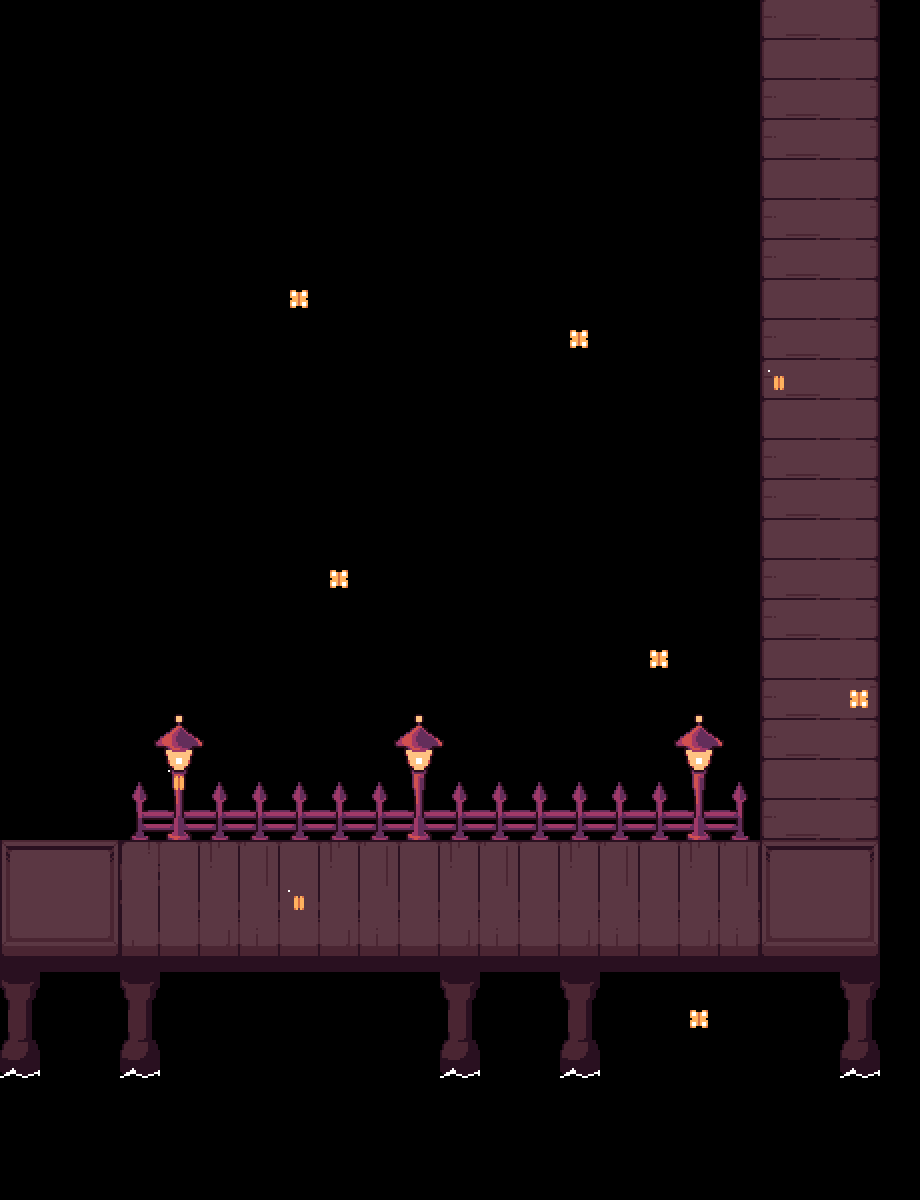

A level layout from a 2D game, rendered from its tile map. Below: a short description, then the map file with its tile-grid data intact:
An orthogonal 23x30 tile map with 40x40 px tiles, 3 tile layers (Tile Layer 1, fences, butterflies) and 10 objects (evergroves_bg2, eglift_2, interactable, krlift, suslift).

<map version="1.11" tiledversion="1.11.0" orientation="orthogonal" renderorder="right-down" width="23" height="30" tilewidth="40" tileheight="40" infinite="0" nextlayerid="11" nextobjectid="21">
 <editorsettings>
  <export target="data.lua" format="lua" />
 </editorsettings>
 <properties>
  <property name="border" value="evergroves" />
  <property name="depths" type="bool" value="true" />
  <property name="music" value="mus_evergroves" />
 </properties>
 <tileset firstgid="1" source="../../../tilesets/evergroves.tsx" />
 <objectgroup id="8" name="objects_bg">
  <object id="5" name="evergroves_bg2" x="0" y="0">
   <point />
  </object>
 </objectgroup>
 <layer id="1" name="Tile Layer 1" width="23" height="30">
  <data encoding="csv">
0,0,0,0,0,0,0,0,0,0,0,0,0,0,0,0,0,0,0,215,216,217,0,
0,0,0,0,0,0,0,0,0,0,0,0,0,0,0,0,0,0,0,282,283,284,0,
0,0,0,0,0,0,0,0,0,0,0,0,0,0,0,0,0,0,0,349,350,351,0,
0,0,0,0,0,0,0,0,0,0,0,0,0,0,0,0,0,0,0,215,216,217,0,
0,0,0,0,0,0,0,0,0,0,0,0,0,0,0,0,0,0,0,282,283,284,0,
0,0,0,0,0,0,0,0,0,0,0,0,0,0,0,0,0,0,0,349,350,351,0,
0,0,0,0,0,0,0,0,0,0,0,0,0,0,0,0,0,0,0,215,216,217,0,
0,0,0,0,0,0,0,0,0,0,0,0,0,0,0,0,0,0,0,282,283,284,0,
0,0,0,0,0,0,0,0,0,0,0,0,0,0,0,0,0,0,0,349,350,351,0,
0,0,0,0,0,0,0,0,0,0,0,0,0,0,0,0,0,0,0,215,216,217,0,
0,0,0,0,0,0,0,0,0,0,0,0,0,0,0,0,0,0,0,282,283,284,0,
0,0,0,0,0,0,0,0,0,0,0,0,0,0,0,0,0,0,0,349,350,351,0,
0,0,0,0,0,0,0,0,0,0,0,0,0,0,0,0,0,0,0,215,216,217,0,
0,0,0,0,0,0,0,0,0,0,0,0,0,0,0,0,0,0,0,282,283,284,0,
0,0,0,0,0,0,0,0,0,0,0,0,0,0,0,0,0,0,0,349,350,351,0,
0,0,0,0,0,0,0,0,0,0,0,0,0,0,0,0,0,0,0,215,216,217,0,
0,0,0,0,0,0,0,0,0,0,0,0,0,0,0,0,0,0,0,282,283,284,0,
0,0,0,0,0,0,0,0,0,0,0,0,0,0,0,0,0,0,0,349,350,351,0,
0,0,0,0,0,0,0,0,0,0,0,0,0,0,0,0,0,0,0,215,216,217,0,
0,0,0,0,0,0,0,0,0,0,0,0,0,0,0,0,0,0,0,282,283,284,0,
0,0,0,0,0,0,0,0,0,0,0,0,0,0,0,0,0,0,0,349,350,351,0,
422,423,424,413,271,272,273,271,272,273,271,272,273,271,272,273,271,272,273,422,423,424,0,
489,490,491,480,338,339,340,338,339,340,338,339,340,338,339,340,338,339,340,489,490,491,0,
556,557,558,547,405,406,407,405,406,407,405,406,407,405,406,407,405,406,407,556,557,558,0,
472,624,625,472,615,473,474,615,473,474,615,472,474,615,472,474,615,473,474,623,624,472,0,
539,0,0,539,0,0,0,0,0,0,0,539,0,0,539,0,0,0,0,0,0,539,0,
606,0,0,606,0,0,0,0,0,0,0,606,0,0,606,0,0,0,0,0,0,606,0,
0,0,0,0,0,0,0,0,0,0,0,0,0,0,0,0,0,0,0,0,0,0,0,
0,0,0,0,0,0,0,0,0,0,0,0,0,0,0,0,0,0,0,0,0,0,0,
0,0,0,0,0,0,0,0,0,0,0,0,0,0,0,0,0,0,0,0,0,0,0
</data>
 </layer>
 <layer id="9" name="fences" width="23" height="30">
  <data encoding="csv">
0,0,0,0,0,0,0,0,0,0,0,0,0,0,0,0,0,0,0,0,0,0,0,
0,0,0,0,0,0,0,0,0,0,0,0,0,0,0,0,0,0,0,0,0,0,0,
0,0,0,0,0,0,0,0,0,0,0,0,0,0,0,0,0,0,0,0,0,0,0,
0,0,0,0,0,0,0,0,0,0,0,0,0,0,0,0,0,0,0,0,0,0,0,
0,0,0,0,0,0,0,0,0,0,0,0,0,0,0,0,0,0,0,0,0,0,0,
0,0,0,0,0,0,0,0,0,0,0,0,0,0,0,0,0,0,0,0,0,0,0,
0,0,0,0,0,0,0,0,0,0,0,0,0,0,0,0,0,0,0,0,0,0,0,
0,0,0,0,0,0,0,0,0,0,0,0,0,0,0,0,0,0,0,0,0,0,0,
0,0,0,0,0,0,0,0,0,0,0,0,0,0,0,0,0,0,0,0,0,0,0,
0,0,0,0,0,0,0,0,0,0,0,0,0,0,0,0,0,0,0,0,0,0,0,
0,0,0,0,0,0,0,0,0,0,0,0,0,0,0,0,0,0,0,0,0,0,0,
0,0,0,0,0,0,0,0,0,0,0,0,0,0,0,0,0,0,0,0,0,0,0,
0,0,0,0,0,0,0,0,0,0,0,0,0,0,0,0,0,0,0,0,0,0,0,
0,0,0,0,0,0,0,0,0,0,0,0,0,0,0,0,0,0,0,0,0,0,0,
0,0,0,0,0,0,0,0,0,0,0,0,0,0,0,0,0,0,0,0,0,0,0,
0,0,0,0,0,0,0,0,0,0,0,0,0,0,0,0,0,0,0,0,0,0,0,
0,0,0,0,0,0,0,0,0,0,0,0,0,0,0,0,0,0,0,0,0,0,0,
0,0,0,2,3,0,0,0,0,0,3,0,0,0,0,0,0,3,0,0,0,0,0,
0,0,0,69,70,71,0,0,0,69,70,71,0,0,0,0,69,70,71,0,0,0,0,
0,0,0,136,137,138,138,138,138,138,137,138,138,138,138,138,138,137,140,0,0,0,0,
0,0,0,203,204,205,205,205,205,205,204,205,205,205,205,205,205,204,207,0,0,0,0,
0,0,0,0,0,0,0,0,0,0,0,0,0,0,0,0,0,0,0,0,0,0,0,
0,0,0,0,0,0,0,0,0,0,0,0,0,0,0,0,0,0,0,0,0,0,0,
0,0,0,0,0,0,0,0,0,0,0,0,0,0,0,0,0,0,0,0,0,0,0,
0,0,0,0,0,0,0,0,0,0,0,0,0,0,0,0,0,0,0,0,0,0,0,
0,0,0,0,0,0,0,0,0,0,0,0,0,0,0,0,0,0,0,0,0,0,0,
952,0,0,952,0,0,0,0,0,0,0,952,0,0,952,0,0,0,0,0,0,952,0,
0,0,0,0,0,0,0,0,0,0,0,0,0,0,0,0,0,0,0,0,0,0,0,
0,0,0,0,0,0,0,0,0,0,0,0,0,0,0,0,0,0,0,0,0,0,0,
0,0,0,0,0,0,0,0,0,0,0,0,0,0,0,0,0,0,0,0,0,0,0
</data>
 </layer>
 <objectgroup color="#0000ff" id="2" name="collision">
  <object id="13" x="0" y="840" width="760" />
  <object id="14" x="0" y="840" height="120" />
  <object id="15" x="0" y="960" width="880" />
  <object id="16" x="880" y="0" height="960" />
  <object id="17" x="760" y="0" height="840" />
 </objectgroup>
 <objectgroup color="#ff0000" id="3" name="paths" />
 <objectgroup color="#ff00ff" id="4" name="objects">
  <object id="3" name="eglift_2" x="0" y="-40">
   <point />
  </object>
  <object id="20" name="interactable" x="20" y="840" width="80" height="40">
   <properties>
    <property name="text1" value="* This lift will take you to the evergroves." />
    <property name="text2" value="* Unfortunately,[wait:5] you're already there." />
   </properties>
  </object>
 </objectgroup>
 <layer id="10" name="butterflies" width="23" height="30">
  <data encoding="csv">
0,0,0,0,0,0,0,0,0,0,0,0,0,0,0,0,0,0,0,0,0,0,0,
0,0,0,0,0,0,0,0,0,0,0,0,0,0,0,0,0,0,0,0,0,0,0,
0,0,0,0,0,0,0,0,0,0,0,0,0,0,0,0,0,0,0,0,0,0,0,
0,0,0,0,0,0,0,0,0,0,0,0,0,0,0,0,0,0,0,0,0,0,0,
0,0,0,0,0,0,0,0,0,0,0,0,0,0,0,0,0,0,0,0,0,0,0,
0,0,0,0,0,0,0,0,0,0,0,0,0,0,0,0,0,0,0,0,0,0,0,
0,0,0,0,0,0,0,0,0,0,0,0,0,0,0,0,0,0,0,0,0,0,0,
0,0,0,0,0,0,0,1141,0,0,0,0,0,0,0,0,0,0,0,0,0,0,0,
0,0,0,0,0,0,0,0,0,0,0,0,0,0,1141,0,0,0,0,0,0,0,0,
0,0,0,0,0,0,0,0,0,0,0,0,0,0,0,0,0,0,0,1074,0,0,0,
0,0,0,0,0,0,0,0,0,0,0,0,0,0,0,0,0,0,0,0,0,0,0,
0,0,0,0,0,0,0,0,0,0,0,0,0,0,0,0,0,0,0,0,0,0,0,
0,0,0,0,0,0,0,0,0,0,0,0,0,0,0,0,0,0,0,0,0,0,0,
0,0,0,0,0,0,0,0,0,0,0,0,0,0,0,0,0,0,0,0,0,0,0,
0,0,0,0,0,0,0,0,1007,0,0,0,0,0,0,0,0,0,0,0,0,0,0,
0,0,0,0,0,0,0,0,0,0,0,0,0,0,0,0,0,0,0,0,0,0,0,
0,0,0,0,0,0,0,0,0,0,0,0,0,0,0,0,1007,0,0,0,0,0,0,
0,0,0,0,0,0,0,0,0,0,0,0,0,0,0,0,0,0,0,0,0,1007,0,
0,0,0,0,0,0,0,0,0,0,0,0,0,0,0,0,0,0,0,0,0,0,0,
0,0,0,0,1074,0,0,0,0,0,0,0,0,0,0,0,0,0,0,0,0,0,0,
0,0,0,0,0,0,0,0,0,0,0,0,0,0,0,0,0,0,0,0,0,0,0,
0,0,0,0,0,0,0,0,0,0,0,0,0,0,0,0,0,0,0,0,0,0,0,
0,0,0,0,0,0,0,1208,0,0,0,0,0,0,0,0,0,0,0,0,0,0,0,
0,0,0,0,0,0,0,0,0,0,0,0,0,0,0,0,0,0,0,0,0,0,0,
0,0,0,0,0,0,0,0,0,0,0,0,0,0,0,0,0,0,0,0,0,0,0,
0,0,0,0,0,0,0,0,0,0,0,0,0,0,0,0,0,1141,0,0,0,0,0,
0,0,0,0,0,0,0,0,0,0,0,0,0,0,0,0,0,0,0,0,0,0,0,
0,0,0,0,0,0,0,0,0,0,0,0,0,0,0,0,0,0,0,0,0,0,0,
0,0,0,0,0,0,0,0,0,0,0,0,0,0,0,0,0,0,0,0,0,0,0,
0,0,0,0,0,0,0,0,0,0,0,0,0,0,0,0,0,0,0,0,0,0,0
</data>
 </layer>
 <objectgroup color="#00c000" id="5" name="controllers" />
 <objectgroup color="#7f00ff" id="6" name="markers">
  <object id="1" name="krlift" x="36" y="0">
   <point />
  </object>
  <object id="2" name="suslift" x="82" y="0">
   <point />
  </object>
 </objectgroup>
 <objectgroup color="#00ff00" id="7" name="battleareas" />
</map>
